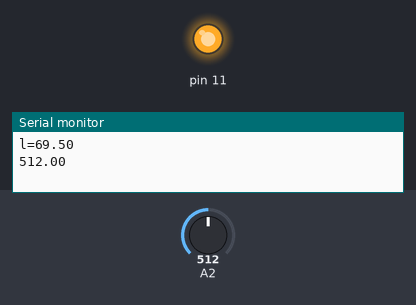
Simulated run of this sketch. Board: Arduino Uno, built with avr-gcc and run on an emulated ATmega328P. On the bench: output pins drawn as LEDs (lit = HIGH), the last lines printed to the serial monitor. The inputs (shaded band) are chosen by the test bench; at power-on: A2 = 512.

Above: at 0.05 s.
At 7.95 s:
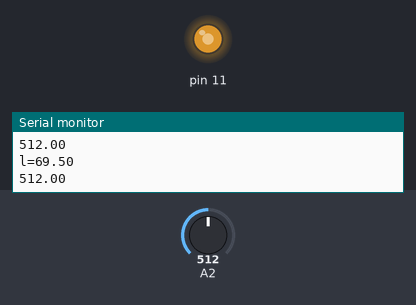
At 11.95 s:
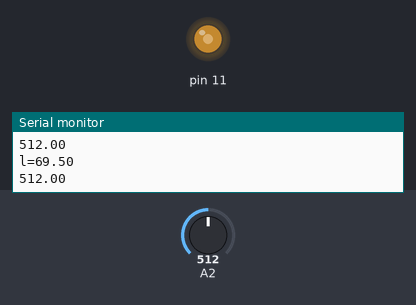
At 15.95 s:
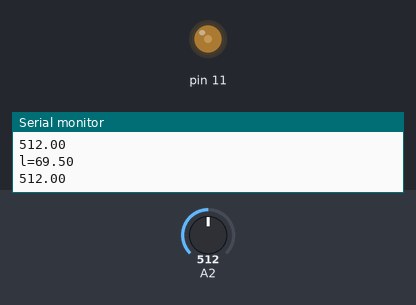
Timing chart, 0 to 26.0 s (numbered marks = the images above):
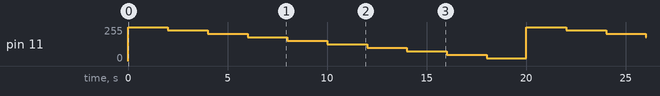

Measured:
- by itself, pin 11: ramps from 255/255 to 21/255 and jumps back, once every 20.0 s

The sketch:

prg1.ino
```cpp
#include<math.h>

void setup()
{
  Serial.begin(9600);
  pinMode(A2, INPUT);
  pinMode(11,OUTPUT);
}
void loop()
{
  for(int i=0;i<10;i++)
  {
  analogWrite(11,(255-(26*i)));
  float p = analogRead(A2);
  float vout = p / 204.6;
  float r = (11000 - vout * 1000) / vout;
  double l = (pow(r, (1 / -0.8616))) / (pow(10, (5.118 / -0.8616)));
  Serial.write("l=");
  Serial.print(l);
  Serial.print("\n");
  Serial.print(p);Serial.print("\n");
  delay(2000);
}}
```
